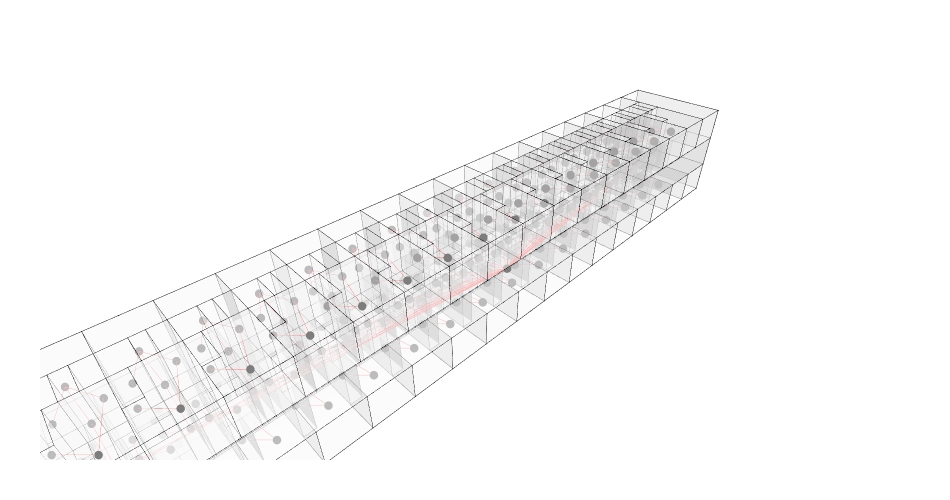

Source (notebook cell):
### Markdown cell above
## 9. Visualise

### Code cell
Topology.Show(cc, graph, renderer=renderer)

### Figure 1 — Plotly figure (JSON) as saved in the notebook; plotly's stock layout.template omitted (floating-point values rounded to 4 significant figures; data arrays with more than 128 entries replaced by an {"elided": "..."} marker saying what was removed)
{"data": [{"customdata": {"elided": "2334 str values"}, "hoverinfo": "text", "hovertemplate": {"elided": "2334 str values"}, "hovertext": {"elided": "2334 str values"}, "legendgroup": "1", "legendrank": 1, "marker": {"color": {"elided": "2334 str values"}, "line": {"width": 0}, "opacity": 1, "size": {"elided": "2334 float values"}, "sizemode": "diameter", "symbol": "circle"}, "mode": "markers", "name": "1: Untitled (Vertices)", "showlegend": false, "text": {"elided": "2334 str values"}, "textfont": {"size": 5}, "type": "scatter3d", "x": {"elided": "2334 float values"}, "y": {"elided": "2334 float values"}, "z": {"elided": "2334 float values"}}, {"hoverinfo": "text", "legendgroup": "2", "legendrank": 2, "line": {"color": "black", "dash": "solid", "width": 1}, "marker": {"size": 0}, "mode": "lines", "name": "1: Untitled (Edges)", "showlegend": false, "text": "", "type": "scatter3d", "x": {"elided": "10239 float values"}, "y": {"elided": "10239 float values"}, "z": {"elided": "10239 float values"}}, {"cmax": 1, "cmin": 0, "color": "#FAFAFA", "colorscale": [[0, "#440154"], [0.1111, "#482878"], [0.2222, "#3e4989"], [0.3333, "#31688e"], [0.4444, "#26828e"], [0.5556, "#1f9e89"], [0.6667, "#35b779"], [0.7778, "#6ece58"], [0.8889, "#b5de2b"], [1, "#fde725"]], "flatshading": true, "hoverinfo": "text", "hovertext": "", "i": {"elided": "7903 int values"}, "j": {"elided": "7903 int values"}, "k": {"elided": "7903 int values"}, "legendgroup": "3", "legendrank": 3, "lighting": {"facenormalsepsilon": 0}, "name": "1: Untitled (Faces)", "opacity": 0.5, "showlegend": false, "showscale": false, "text": "", "type": "mesh3d", "x": {"elided": "3483 float values"}, "y": {"elided": "3483 float values"}, "z": {"elided": "3483 float values"}}, {"hoverinfo": "text", "legendgroup": "6", "legendrank": 6, "line": {"color": "red", "dash": "solid", "width": 1}, "marker": {"size": 0}, "mode": "lines", "name": "2: Untitled Graph (Edges)", "showlegend": false, "text": "", "type": "scatter3d", "x": {"elided": "675 float values"}, "y": {"elided": "675 float values"}, "z": {"elided": "675 float values"}}, {"customdata": {"elided": "259 str values"}, "hoverinfo": "text", "hovertemplate": {"elided": "259 str values"}, "hovertext": {"elided": "259 str values"}, "legendgroup": "5", "legendrank": 5, "marker": {"color": {"elided": "259 str values"}, "line": {"width": 0}, "opacity": 1, "size": {"elided": "259 int values"}, "sizemode": "diameter", "symbol": "circle"}, "mode": "markers", "name": "2: Untitled Graph (Vertices)", "showlegend": false, "text": {"elided": "259 str values"}, "textfont": {"size": 5}, "type": "scatter3d", "x": {"elided": "259 float values"}, "y": {"elided": "259 float values"}, "z": {"elided": "259 float values"}}], "layout": {"autosize": true, "height": 500, "margin": {"b": 40, "l": 40, "r": 40, "t": 40}, "paper_bgcolor": "RGBA(0,0,0,0)", "plot_bgcolor": "RGBA(0,0,0,0)", "scene": {"aspectmode": "data", "camera": {"center": {"x": 0, "y": 0, "z": 0}, "eye": {"x": -1.25, "y": -1.25, "z": 1.25}, "projection": {"type": "perspective"}, "up": {"x": 0, "y": 0, "z": 1}}, "xaxis": {"visible": false}, "yaxis": {"visible": false}, "zaxis": {"visible": false}}, "showlegend": true, "width": 950, "xaxis": {"showgrid": false, "visible": false, "zeroline": false}, "yaxis": {"showgrid": false, "visible": false, "zeroline": false}}}
